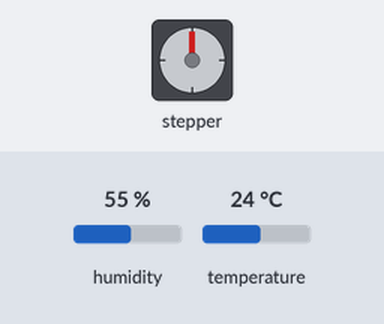
Simulated run of this sketch. Board: Arduino Uno, built with avr-gcc and run on an emulated ATmega328P. On the bench: stepper motor. The test bench sets the inputs (shaded band); at power-on: humidity 55 %, temperature 24 °C. Stepper angles assume 2048 steps per turn.

Above: at 0.15 s.
At 5.57 s:
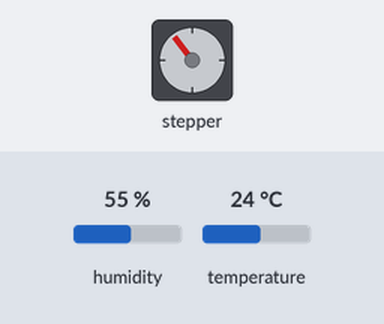
At 13.27 s:
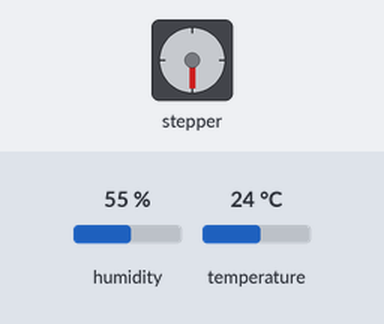
At 26.3 s:
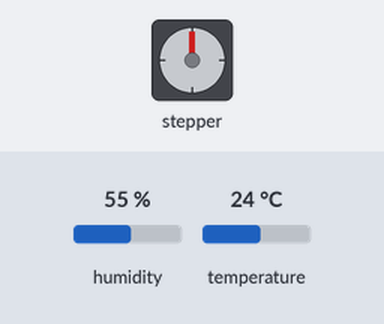
Timing chart, 0 to 37.8 s (numbered marks = the images above):
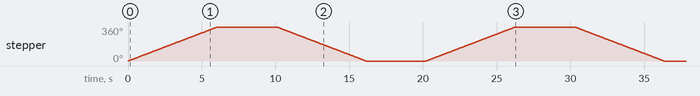

The sketch:

StepperAndDHT_LCD.ino
```cpp
#include <Stepper.h>
#include <LiquidCrystal.h>
#include <DHT.h>
#define Type DHT11


int SensePin = 2;
int rs = 7, en = 8, d4 = 9, d5 = 10, d6 = 11, d7 = 12;
int dt = 2000;
DHT ht(SensePin, Type);
LiquidCrystal lcd(rs,en,d4,d5,d6,d7);

int spR = 2048;
int motSpeed = 10;
//spR means steps per Revolution. This is rated on the body of the motor itself.
Stepper myStepper(spR,A1,A3,A2,A4);

void setup() {
  // put your setup code here, to run once:
  Serial.begin(9600);
  myStepper.setSpeed(motSpeed);
  ht.begin();
}

void loop() {
  // put your main code here, to run repeatedly:
  myStepper.step(spR);
  lcd.setCursor(0,0);
  lcd.print("Humidity: ");
  lcd.print(ht.readHumidity());
  lcd.print("%");
  delay(dt);
  lcd.clear();
  lcd.setCursor(0,0);
  lcd.print("Temp: ");
  lcd.print(ht.readTemperature());
  lcd.print("C ");
  delay(dt);
  lcd.clear();
  spR = -spR;
}
```

Measured:
- by itself, stepper: turns 360° clockwise in 6.0 s, then 360° counter-clockwise in 6.0 s, then 360° clockwise in 6.0 s, then 360° counter-clockwise in 6.0 s
